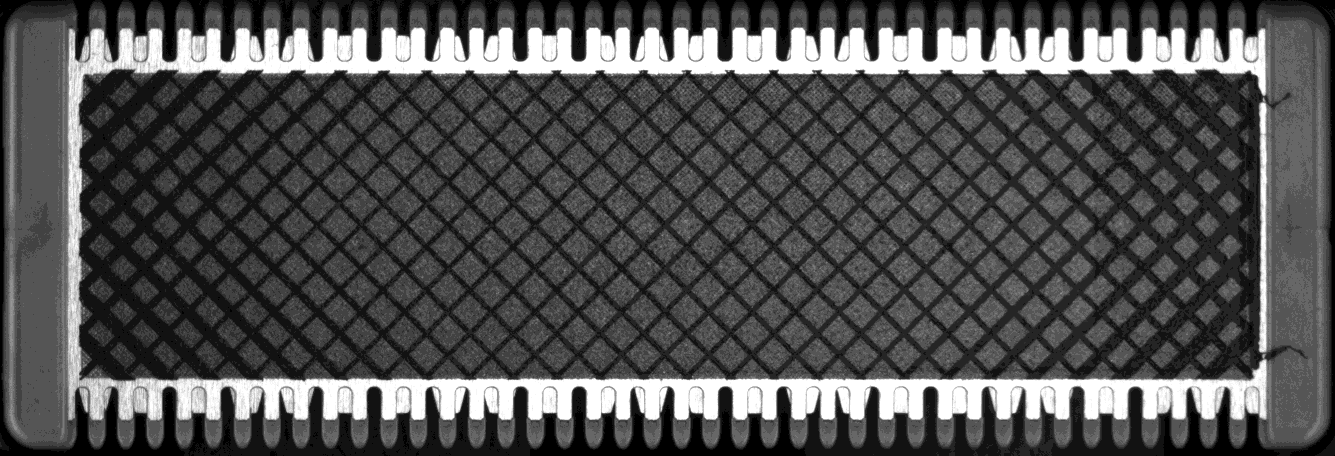
#> input picture cropped_manual.tif, 1335 x 456 px, given as the content of the folder ./PrePro/input, which was not available
$ python crop_copy.py
#> lines starting #> are read from the running program, lines starting #| are printed output that depends on the picture; after the words box and inside, x2 and y2 are one past the last pixel; in counts of white or black regions, pixels touching at a corner belong together; pictures that were not available may be replaced by others from this repository, and a replacement may not be noted
import cv2 as cv
import numpy as np

import glob
import os

input_folder_path = './PrePro/input'
output_folder_path = './PrePro/output'

# [7 lines of commented-out code are left out]

for filename in glob.glob(input_folder_path + '/*.tif'):
    img = cv.imread(filename, cv.IMREAD_GRAYSCALE)
#> img is the input picture: shape (456, 1335); min 0, max 27, mean 8.6
    template = cv.imread('cropped_manual.tif', cv.IMREAD_GRAYSCALE)


    res = cv.matchTemplate(img, template, cv.TM_SQDIFF_NORMED)
#> res = [0]
    min_val, max_val, min_loc, max_loc = cv.minMaxLoc(res)
#> min_val = 0; max_val = 0; min_loc = (0, 0); max_loc = (0, 0)
    top_left = min_loc
#> top_left = (0, 0)
    # 1338x445 is the dimension of the template
    bottom_right = (top_left[0] + 1338, top_left[1] + 445)
#> bottom_right = (1338, 445)

    cropped_image = img[top_left[1]:(top_left[1] + 445), top_left[0]:(top_left[0] + 1338)]
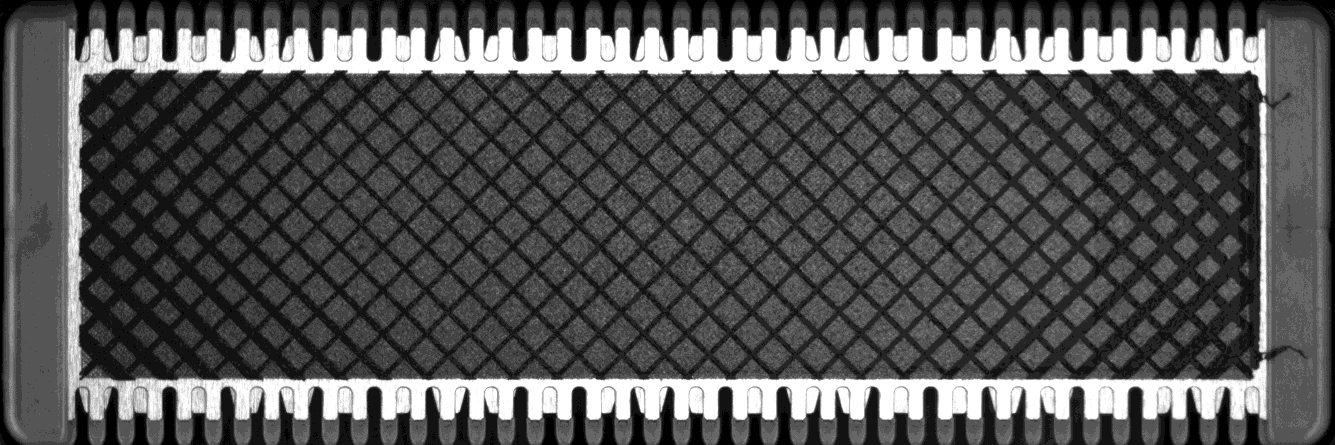
#> cropped_image: shape (445, 1335); min 0, max 27, mean 8.8; drawn with min black and max white


    # 1185x312 dimension of grid area template
    top_left = min_loc
    top_left = (top_left[0], top_left[1])
    bottom_right = (top_left[0], top_left[1])
#> bottom_right = (0, 0)
    t, cropped_image = cv.threshold(cv.convertScaleAbs(cropped_image*16), 130, 255, cv.THRESH_BINARY)
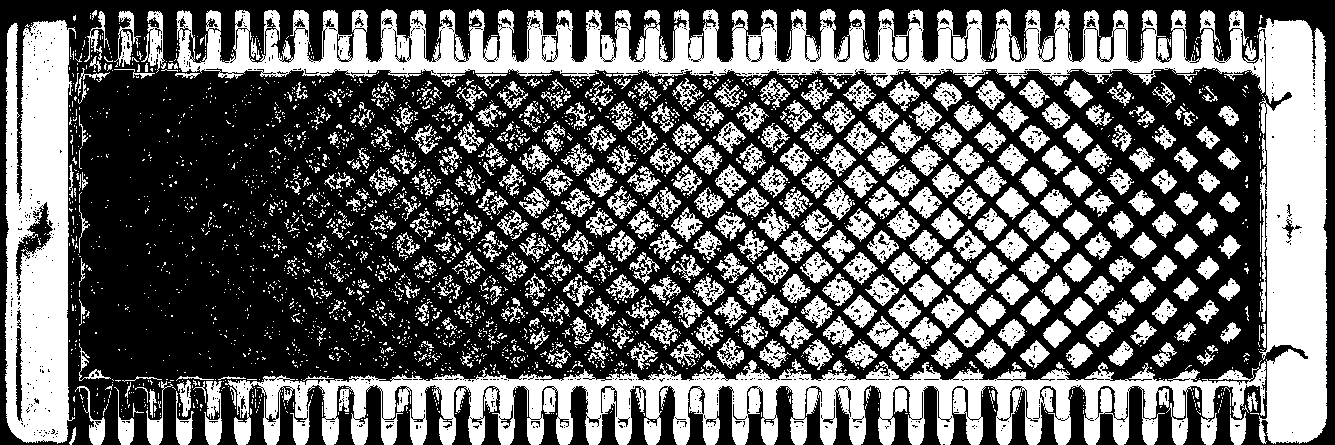
#> cropped_image: shape (445, 1335); 39.7% white; 2958 white regions (2496 under 20 px), largest, box (x1, y1, x2, y2) and area: (176, 9, 1327, 444) 66622, (225, 360, 1266, 445) 42326, (5, 20, 76, 444) 23146

    #cv.rectangle(cropped_image,(70, 65), (1500, 300), 0, 2)

    #cropped_image = cv.cvtColor(cropped_image, cv.COLOR_GRAY2RGB)
    cropped_image = cv.bitwise_not(cropped_image)
    #Top
    cropped_image = cv.rectangle(cropped_image, (0, 0), (1500, 80), 0, -1)
    #Bottom
    cropped_image = cv.rectangle(cropped_image, (0, 380), (15000, 4500), 0, -1)
    #Left
    cropped_image = cv.rectangle(cropped_image, (0, 0), (85, 4500), 0, -1)
    #Right
    cropped_image = cv.rectangle(cropped_image, (1258, 0), (15000, 4500), 0, -1)
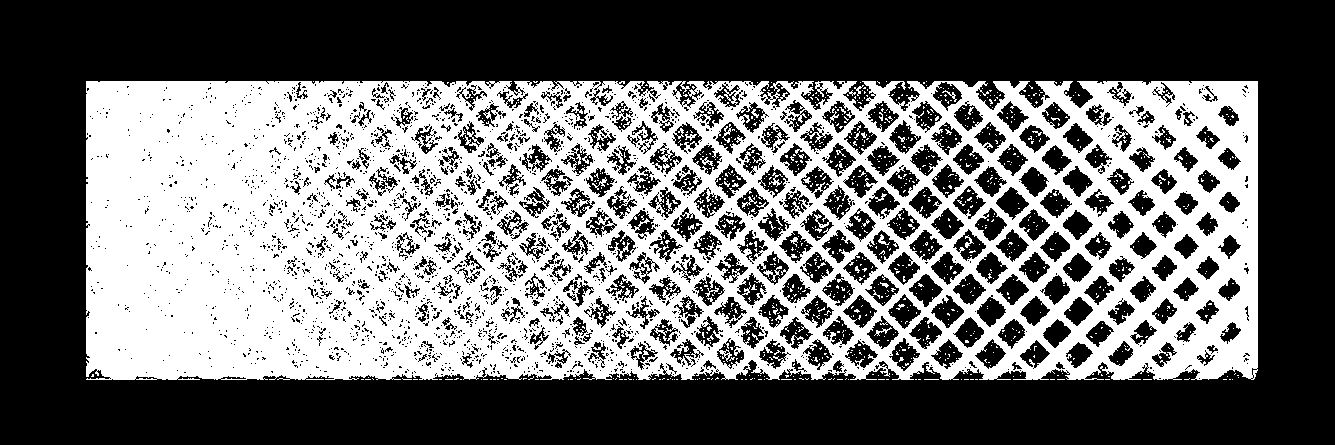
#> cropped_image: shape (445, 1335); 42.4% white; 1322 white regions (1288 under 20 px)
    #grid_area = cropped_image[65:390, 70:1267]
    contours, heirarchy = cv.findContours(cropped_image, cv.RETR_TREE, cv.CHAIN_APPROX_SIMPLE)
#> contours = 5175 contours, 4590 with area under 20; largest, box (x1, y1, x2, y2) and area: (86, 81, 1258, 380) 339950, (908, 273, 944, 308) 618, (887, 293, 922, 330) 613, (842, 294, 878, 329) 610, (908, 186, 943, 220) 602
    cropped_image = cv.cvtColor(cropped_image, cv.COLOR_GRAY2RGB)
#> cropped_image: shape (445, 1335, 3); 42.4% white; 1322 white regions (1288 under 20 px), largest, box (x1, y1, x2, y2) and area: (86, 81, 1258, 380) 246854, (763, 266, 782, 282) 84, (769, 172, 783, 187) 64
    cv.drawContours(cropped_image, contours, 0, (255,0,0), 3)
#> cropped_image: shape (445, 1335, 3); mean B, G, R 108.2, 108.2, 108.2
    #print(cnts)


    cv.imshow('image', cropped_image)
    cv.waitKey(50)
